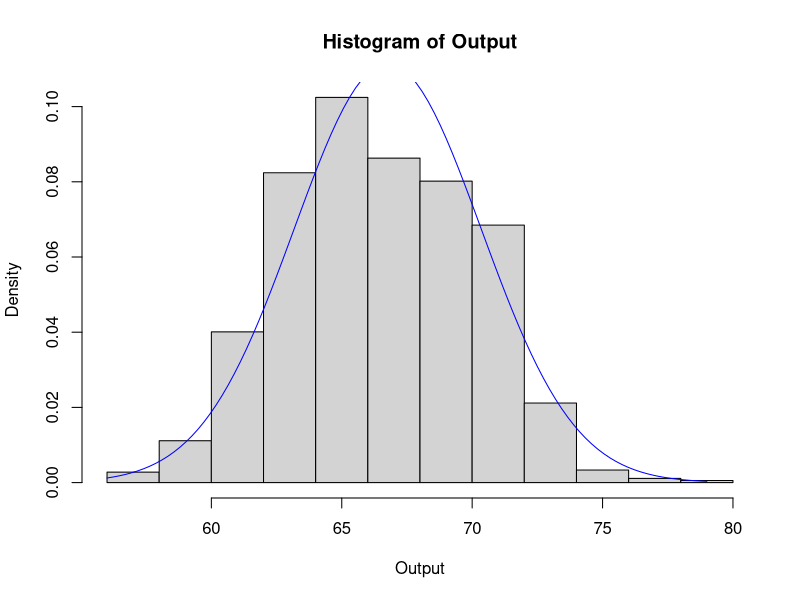
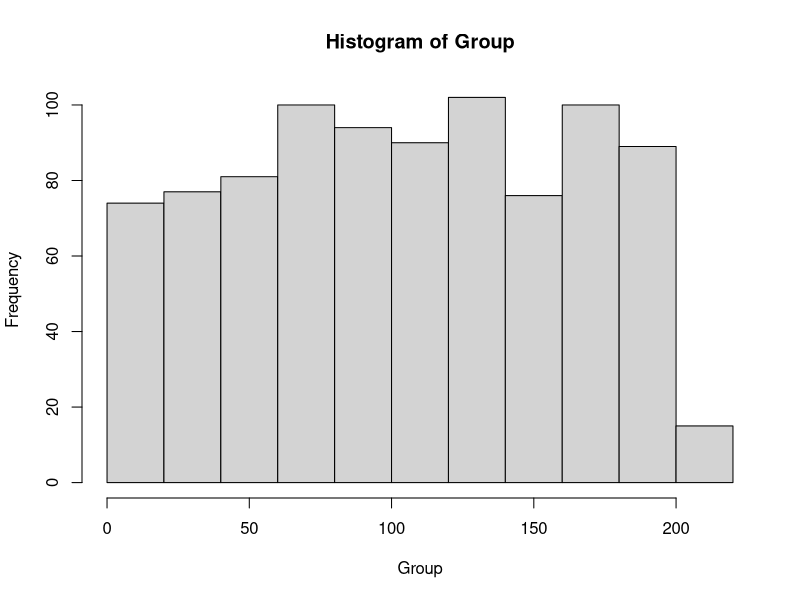
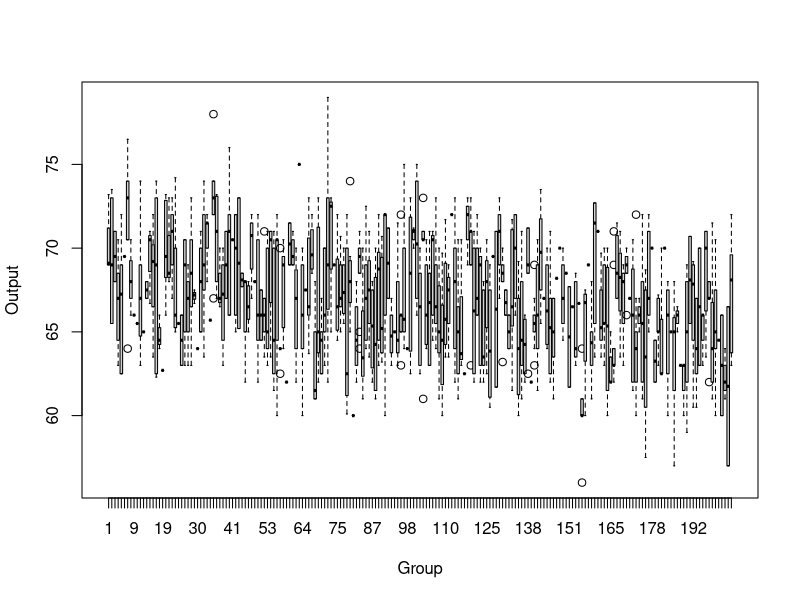
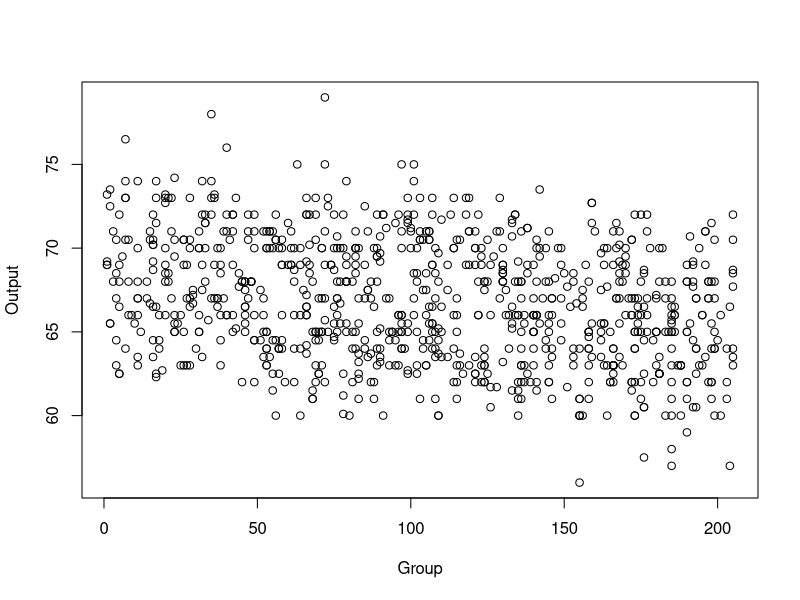
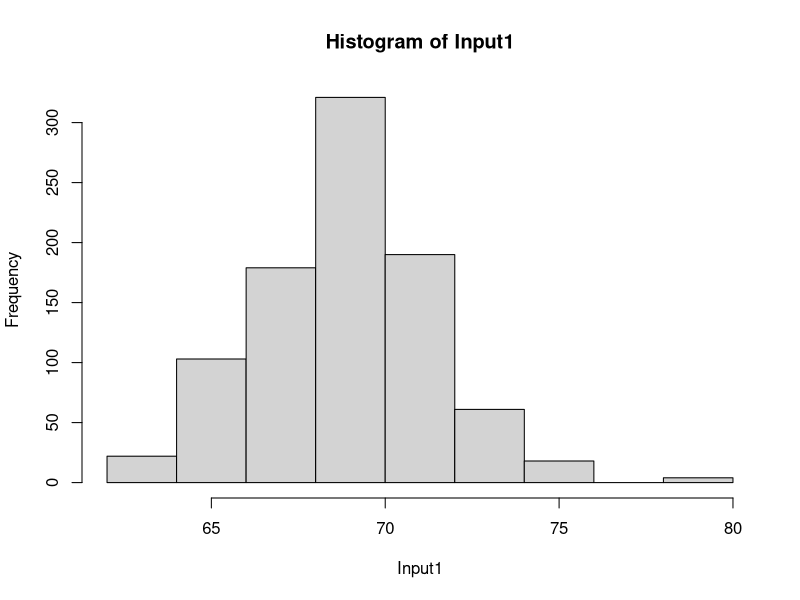
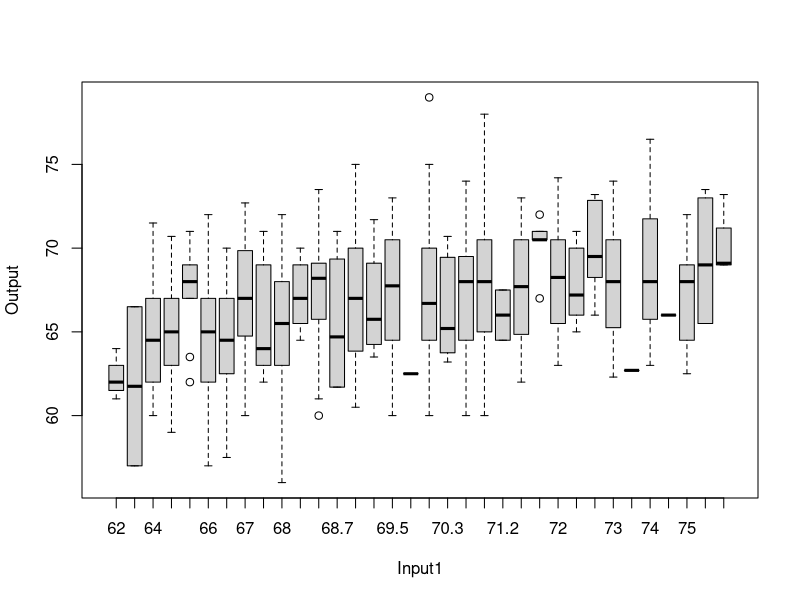
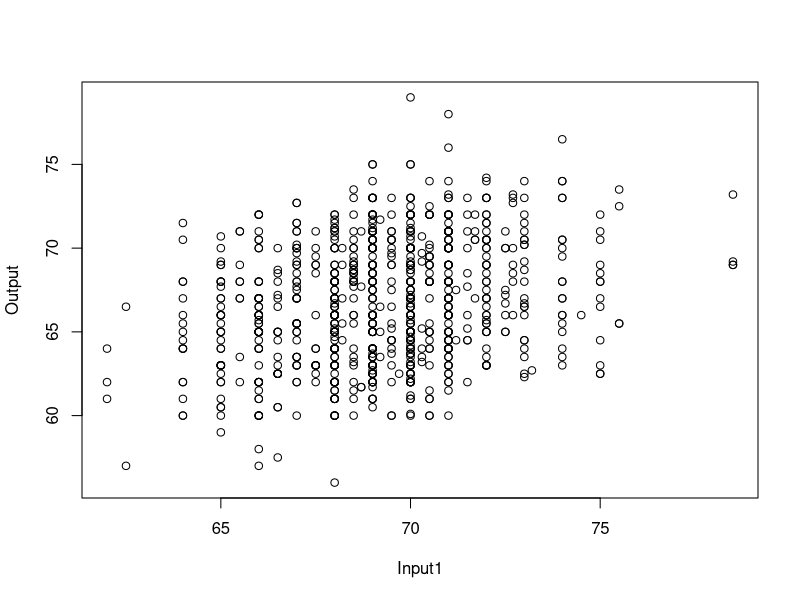
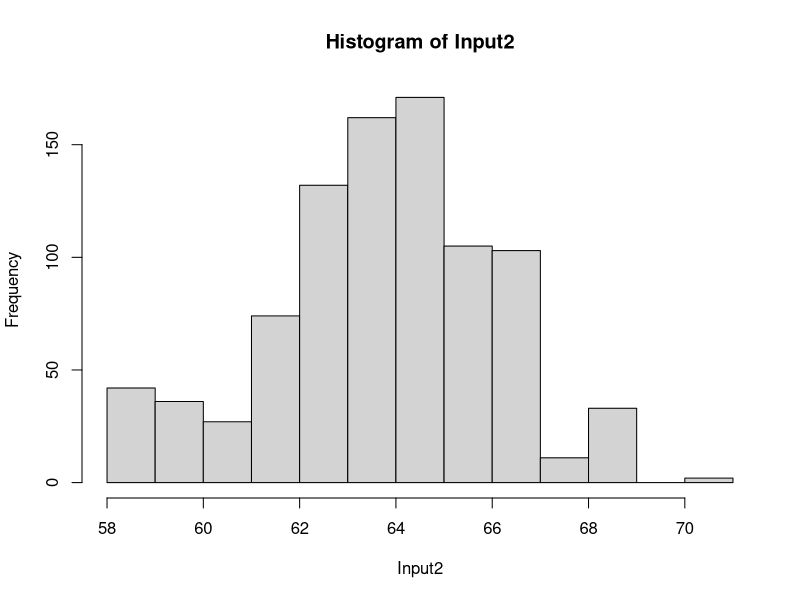

Reproduce these figures in R, in order.
#Exercise 1
#a)
data<-read.csv("ExperimentData.csv", header = TRUE)
attach(data)

hist(Output, freq=FALSE)

xval<-seq(min(Output),max(Output),length.out=100)
pdf<-dnorm(xval,mean=mean(Output), sd=sd(Output))
lines(xval,pdf,col='blue')

hist(Group)
boxplot(Output~Group)
plot(Group, Output)

hist(Input1)
boxplot(Output~Input1)
plot(Input1, Output)

hist(Input2)
boxplot(Output~Input2)
plot(Input2, Output)

hist(Type)
boxplot(Output~Type)
plot(Type, Output)

hist(Input3)
boxplot(Output~Input3)
plot(Input3, Output)

#(b)
modelo1<-lm(Output~Group + Input1 + Input2 + Type + Input3, data=data)
summary(modelo1)      
plot(modelo1)

modelo2<-lm(Output~ Input1 + Input2 + Type, data=data)
summary(modelo2)

par(mfrow = c(2, 2))
plot(modelo2)

par(mfrow = c(1, 1))

#Exercise 2
#(b)
dataset<-c(0.610, 0.309, 0.578, 0.921, 1.04, 0.820, 1.71, 0.834, 0.852, 1.11)

log.lik.weibull<-function(theta,x){
  if (theta <= 0){
    return(-Inf)
  }
  n<-length(x)
  sum_l = sum(log(x))
  result<-n*log(theta)+(theta-1)*sum_l-sum(x^theta)
  return(result)
}

minus.log.lik.weibull<-function(theta,x){
  -log.lik.weibull(theta,x)
}

t<-optimise(minus.log.lik.weibull, c(0,10), x = dataset)
print(t)

#(c)
#Generate theta values
theta.values<-seq(2.3,2.9, len=100)

# Compute the log-likelihood function for each theta
log_lik_values<-vector(length = length(theta.values))
for (i in 1:length(theta.values)){
  log_lik_values[i]<- log.lik.weibull(c(theta.values[i]), dataset)
}

# Find MLE in data generated
mle_theta <- theta.values[which.max(log_lik_values)]

# Plot log-likelihood
plot(theta.values, log_lik_values, 
     type = "l", 
     lwd = 2,
     col = "blue",
     xlab = expression(theta), 
     ylab = expression(l(theta)),
     main = "Log-likelihood function of Weibull")

# Show MLE in graphic
abline(h= -t[["objective"]], v = mle_theta, col = "red", lwd = 2, lty = 2)
points(mle_theta, max(log_lik_values), col = "red", pch = 16, cex = 1.5)

# Add legend
legend("topright", 
       legend = c(expression(l(theta)), paste("MLE =", round(mle_theta, 3))),
       col = c("blue", "red"),
       lwd = c(2, 2),
       lty = c(1, 2))


#Exercise 3
n<-100000
x<-rnorm(n)
y<-rnorm(n,mean = 1, sd = sqrt(2))
z<-rexp(n, rate = abs(x))
#(a)
mean(sqrt(abs(x/y)))
#(b)
mean(sin(x*y) > 0.5) #P(sin(XY)>0.5)
#(c)
mean(x<z)
